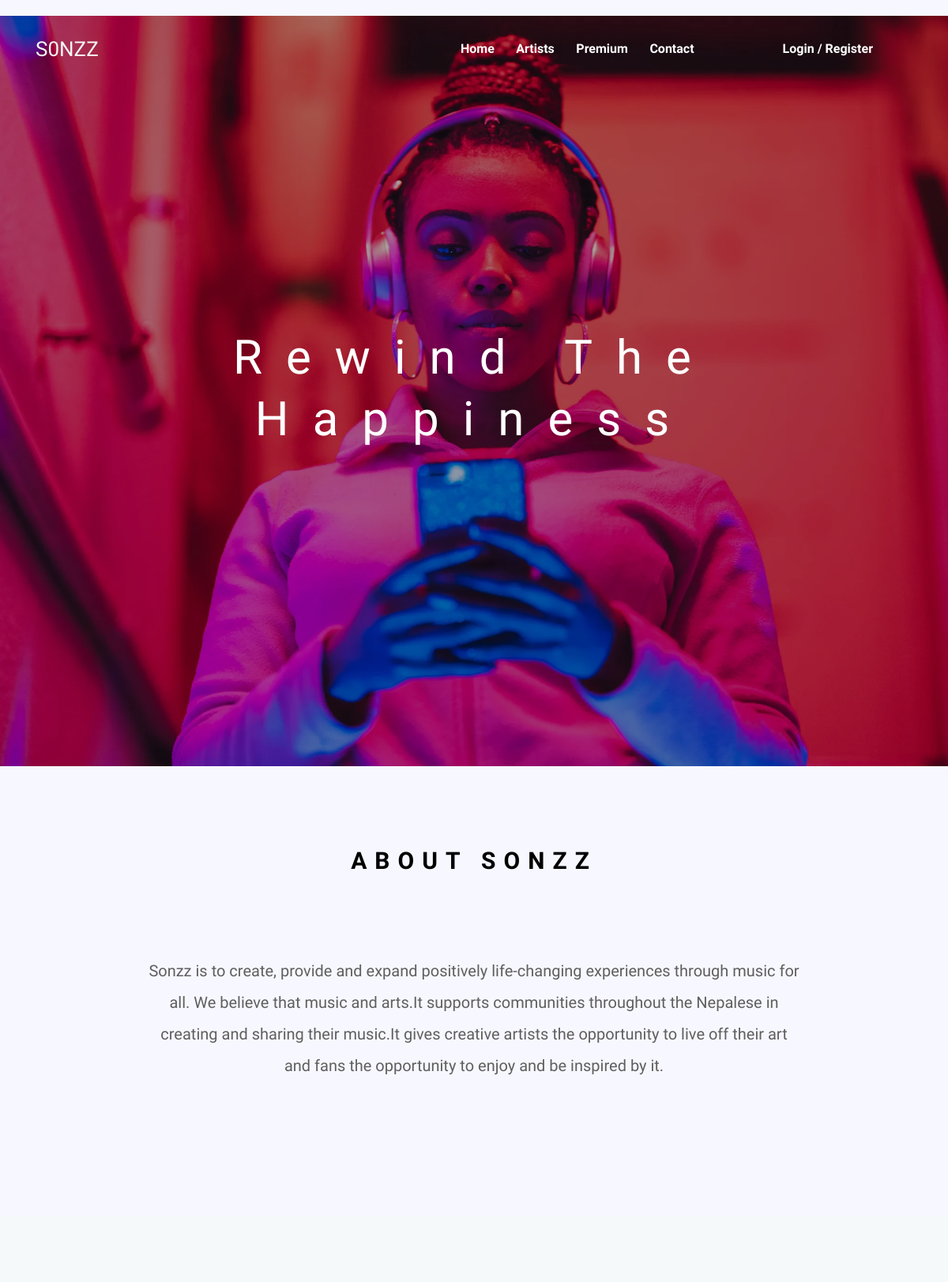
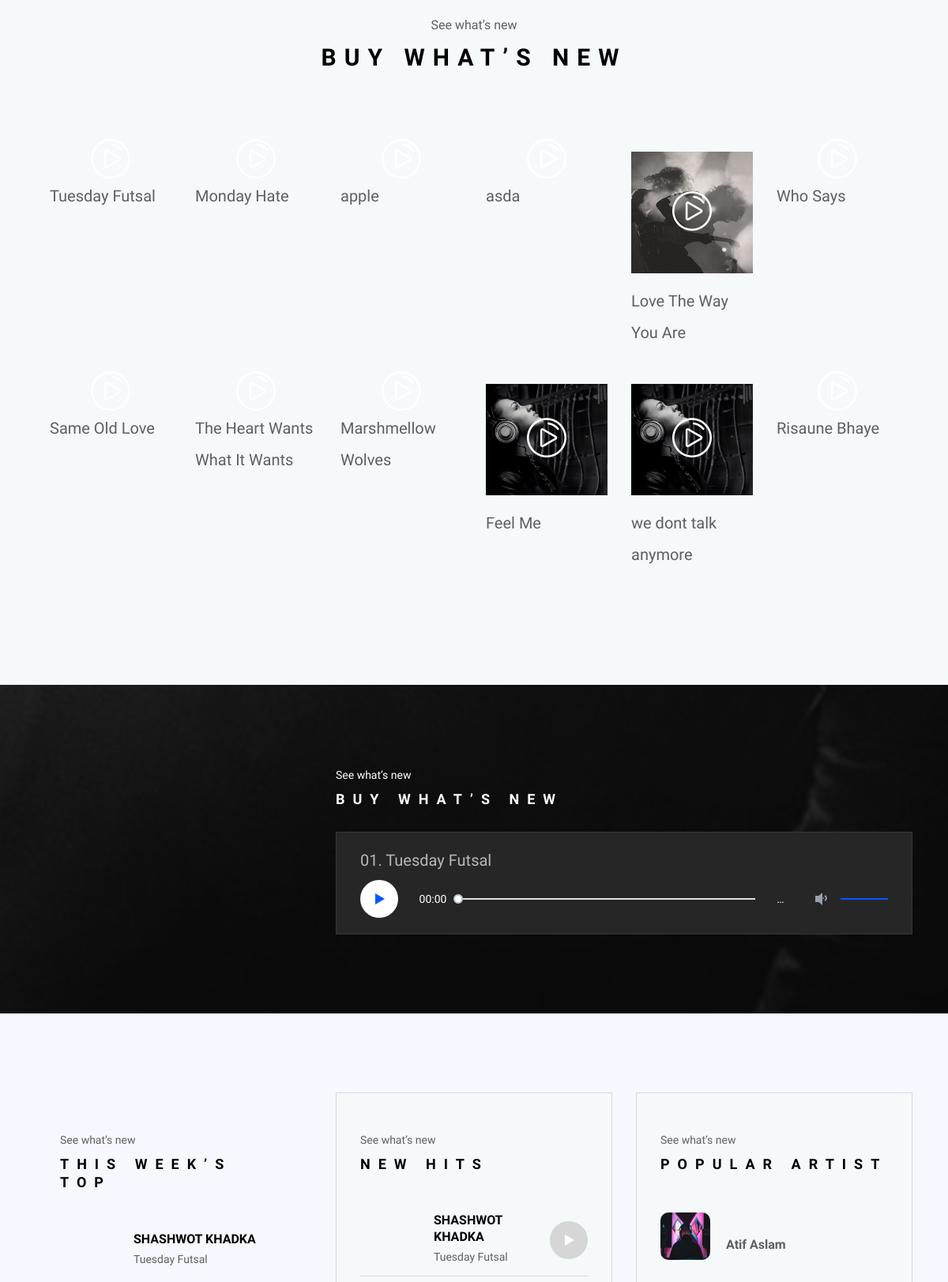
The app's page /mainpage.php (upper part) with its own data (2 pictures, top to bottom).
### tables this page shows
CREATE TABLE `song` (
  `song_id` int(100) NOT NULL,
  `artist_id` int(100) DEFAULT NULL,
  `album_id` int(50) NOT NULL,
  `genre_id` int(50) NOT NULL,
  `song_title` varchar(100) NOT NULL,
  `duration` int(50) NOT NULL,
  `song` text NOT NULL,
  `image` varchar(100) NOT NULL,
  `view_count` int(11) NOT NULL
);

CREATE TABLE `artist` (
  `artist_id` int(100) NOT NULL,
  `first_name` varchar(50) NOT NULL,
  `last_name` varchar(50) NOT NULL,
  `email` varchar(50) NOT NULL,
  `password` varchar(100) NOT NULL,
  `address` varchar(50) NOT NULL,
  `bio` varchar(500) NOT NULL,
  `picture` varchar(50) NOT NULL
);

### mainpage.php (the view, shortened to what this page needs)
<!DOCTYPE html>
<html lang="en">
<head>
    <link rel="stylesheet" href="style.css">
</head>
<body>
    <header class="header-area">
        <div class="oneMusic-main-menu">
            <div class="classy-nav-container breakpoint-off">
                <div class="container">
                    <nav class="classy-navbar justify-content-between" id="oneMusicNav">
                        <a href="mainpage.php" class="nav-brand">S0NZZ</a>
                        <div class="classy-menu">
                            <div class="classynav">
                                <ul>
                                    <li><a href="mainpage.php">Home</a></li>
                                    <li><a href="artist.html">Artists</a></li>
                                    <li><a href="pricing_table.php">Premium</a></li>
                                    <li><a href="contact.html">Contact</a></li>
                                </ul>
                                <div class="login-register-cart-button d-flex align-items-center">
                                    <div class="login-register-btn mr-50">
                                        <a href="login.php" id="loginBtn">Login / Register</a>
                                    </div>
                                </div>
                            </div>
                        </div>
                    </nav>
                </div>
            </div>
        </div>
    </header>
    <section class="hero-area">
        <div class="hero-slides owl-carousel">
            <div class="single-hero-slide d-flex align-items-center justify-content-center">
                <div class="slide-img bg-img" style="background-image: url(img/bg-img/bg-1.jpg);"></div>
                <div class="container">
                    <div class="row">
                        <div class="col-12">
                            <div class="hero-slides-content text-center">
                                <h2 data-animation="fadeInUp" data-delay="300ms">Rewind The Happiness <span>Rewind The Happiness </span></h2>
                            </div>
                        </div>
                    </div>
                </div>
            </div>
    </section>
    <section class="latest-albums-area section-padding-100">
        <div class="container">
            <div class="row">
                <div class="col-12">
                    <div class="section-heading style-2">
                        <h2>About Sonzz</h2>
                    </div>
                </div>
            </div>
            <div class="row justify-content-center">
                <div class="col-12 col-lg-9">
                    <div class="ablums-text text-center mb-70">
                        <p>Sonzz is to create, provide and expand positively life-changing experiences through music for all. We believe that music and arts.It supports communities throughout the Nepalese in creating and sharing their music.It gives creative artists the opportunity to live off their art and fans the opportunity to enjoy and be inspired by it.</p>
                    </div>
                </div>
            </div>
    </section>
    <section class="oneMusic-buy-now-area has-fluid bg-gray section-padding-100">
        <div class="container-fluid">
            <div class="row">
                <div class="col-12">
                    <div class="section-heading style-2">
                        <p>See what’s new</p>
                        <h2>Buy What’s New</h2>
                    </div>
                </div>
            </div>
            <div class="row">
            <?php
                include_once "connection.php";
                $sql="SELECT * FROM song ORDER BY song_id DESC LIMIT 0,12";
                $result = mysqli_query($conn, $sql);
                while($row = mysqli_fetch_array($result)){
            ?>
                <div class="col-12 col-sm-6 col-md-4 col-lg-2">
                    <div class="single-album-area wow fadeInUp" data-wow-delay="100ms">
                        <div class="album-thumb">
                            <img src="http://localhost/Sonzz/one-music-gh-pages/artist/<?php echo $row['image'];?>" height ="200"alt="">
                            <div class="play-icon">
                                <a href="<?php echo 'user/play.php?songid='.$row['song_id']; ?>" class="video--play--btn">
                                    <span class="icon-play-button">
                                    </span>
                                </a>
                            </div>
                        </div>
                        <div class="album-info">
                            <p><?php echo $row['song_title']?></p>
                        </div>
                    </div>
                </div>
                <?php } ?>
        </div>
    </section>
    <section class="featured-artist-area section-padding-100 bg-img bg-overlay bg-fixed" style="background-image: url(img/bg-img/bg-4.jpg);">
        <div class="container">
            <div class="row align-items-end">
                <div class="col-12 col-md-5 col-lg-4">
                <?php
                            $sql1="SELECT * FROM song ORDER BY song_id DESC LIMIT 1";
                            $result = mysqli_query($conn, $sql1);
                            while($row = mysqli_fetch_array($result)){
                        ?>
                    <div class="featured-artist-thumb">
                    </div>
                </div>
                <div class="col-12 col-md-7 col-lg-8">
                    <div class="featured-artist-content">
                        <div class="section-heading white text-left mb-30">
                            <p>See what’s new</p>
                            <h2>Buy What’s New</h2>
                        </div>
                        <div class="song-play-area">
                            <div class="song-name">
                                <p>01. <?php echo $row['song_title'];?></p>
                            </div>
                                <source src="http://localhost/Sonzz/one-music-gh-pages/artist/<?php echo $row['song'] ;}?>">
                        </div>
                    </div>
                </div>
            </div>
        </div>
    </section>
    <section class="miscellaneous-area section-padding-100-0">
        <div class="container">
            <div class="row">
                <div class="col-12 col-lg-4">
                    <div class="weeks-top-area mb-100">
                        <div class="section-heading text-left mb-50 wow fadeInUp" data-wow-delay="50ms">
                            <p>See what’s new</p>
                            <h2>This week’s top</h2>
                        </div>
                        <?php
                  $sql="SELECT * FROM song  join artist on 	song.artist_id=artist.artist_id ORDER BY view_count DESC LIMIT 0,7";
                  $result = mysqli_query($conn, $sql);
                  while($row = mysqli_fetch_array($result)){
                 ?>
                        <div class="single-top-item d-flex wow fadeInUp" data-wow-delay="100ms">
                            <div class="thumbnail">
                            </div>
                            <div class="content-">
                                <h6><?php echo $row['first_name']?> <?php echo $row['last_name']?></h6>
                                <p><?php echo $row['song_title']?></p>
                            </div>
                        </div>
                        <?php }?>
                    </div>
                </div>
                <div class="col-12 col-lg-4">
                    <div class="new-hits-area mb-100">
                        <div class="section-heading text-left mb-50 wow fadeInUp" data-wow-delay="50ms">
                            <p>See what’s new</p>
                            <h2>New Hits</h2>
                        </div>
                        <?php
                        $sql="SELECT * FROM song  join artist on song.artist_id=artist.artist_id ORDER BY view_count DESC LIMIT 0,7";
                        $result = mysqli_query($conn, $sql);
                        while($row = mysqli_fetch_array($result)){
                        ?>
                        <div class="single-new-item d-flex align-items-center justify-content-between wow fadeInUp" data-wow-delay="100ms">
                            <div class="first-part d-flex align-items-center">
                                <div class="thumbnail">
                                </div>
                                <div class="content-">
                                    <h6><?php echo $row['first_name']?> <?php echo $row['last_name']?></h6>
                                    <p><?php echo $row['song_title']?></p>
                                </div>
                            </div>
                        </div>
                        <?php }?>
                    </div>
                </div>
                <div class="col-12 col-lg-4">
                    <div class="popular-artists-area mb-100">
                        <div class="section-heading text-left mb-50 wow fadeInUp" data-wow-delay="50ms">
                            <p>See what’s new</p>
                            <h2>Popular Artist</h2>
                        </div>
                        <?php
                            $sql2="SELECT * FROM artist ORDER BY artist_id DESC LIMIT 5";
                            $result1= mysqli_query($conn, $sql2);
                            while($row1 = mysqli_fetch_array($result1)){
                        ?>
                        <div class="single-artists d-flex align-items-center wow fadeInUp" data-wow-delay="100ms">
                            <div class="thumbnail">
                                <img src="http://localhost/Sonzz/one-music-gh-pages/artist/<?php echo $row1['picture'];?>" width="50"height="20" alt="">&nbsp;&nbsp;&nbsp;&nbsp;
                            </div>
                            <div class="content-">
                                <p><b><?php echo $row1['first_name']?> <?php echo $row1['last_name'];?></b></p>
                            </div>
                        </div>
                        <?php } ?>
                    </div>
                </div>
            </div>
        </div>
    </section>
</body>
</html>

### css/classy-nav.css (style rules this page uses)
* { margin: 0; padding: 0; }
body { font-family: "Roboto", sans-serif; }
ul, ol { margin: 0; }
ul li, ol li { list-style: none; }
img { height: auto; max-width: 100%; }
.bg-img { background-position: center center; background-size: cover; background-repeat: no-repeat; }
.classy-nav-container { position: relative; z-index: 100; background-color: #ffffff; }
.classy-nav-container * { box-sizing: border-box; }
.classy-nav-container a { -webkit-transition-duration: 500ms; transition-duration: 500ms; text-decoration: none; outline: none; font-size: 14px; font-weight: 400; color: #232323; display: inline-block; }
.justify-content-between { -webkit-box-pack: justify; -ms-flex-pack: justify; justify-content: space-between; }
.justify-content-center { -webkit-box-pack: center; -ms-flex-pack: center; justify-content: center; }
.classy-navbar { width: 100%; height: 70px; padding: 0.5em 2em; display: -webkit-box; display: -ms-flexbox; display: flex; -webkit-box-align: center; -ms-flex-align: center; -ms-grid-row-align: center; align-items: center; }
.classy-navbar .nav-brand { font-size: 26px; font-weight: 500; color: #565656; display: inline-block; margin-right: 30px; }
.classynav ul li { display: inline-block; clear: both; position: inherit; z-index: 10; }
.classynav ul li a { padding: 0 12px; display: block; height: 35px; font-size: 14px; line-height: 34px; }
.breakpoint-off .classynav { display: -webkit-box; display: -ms-flexbox; display: flex; -webkit-box-align: center; -ms-flex-align: center; -ms-grid-row-align: center; align-items: center; }

### records on screen
song: song_title "Tuesday Futsal", artist.first_name "SHASHWOT", artist.last_name "KHADKA"
song: song_title "Monday Hate"
song: song_title "apple"
song: song_title "asda"
song: image (picture), song_title "Love The Way You Are"
song: song_title "Who Says"
song: song_title "Same Old Love"
song: song_title "The Heart Wants What It Wants"
song: song_title "Marshmellow Wolves"
song: image (picture), song_title "Feel Me"
song: image (picture), song_title "we dont talk anymore"
song: song_title "Risaune Bhaye"
artist: picture (picture), first_name "Atif", last_name "Aslam"
